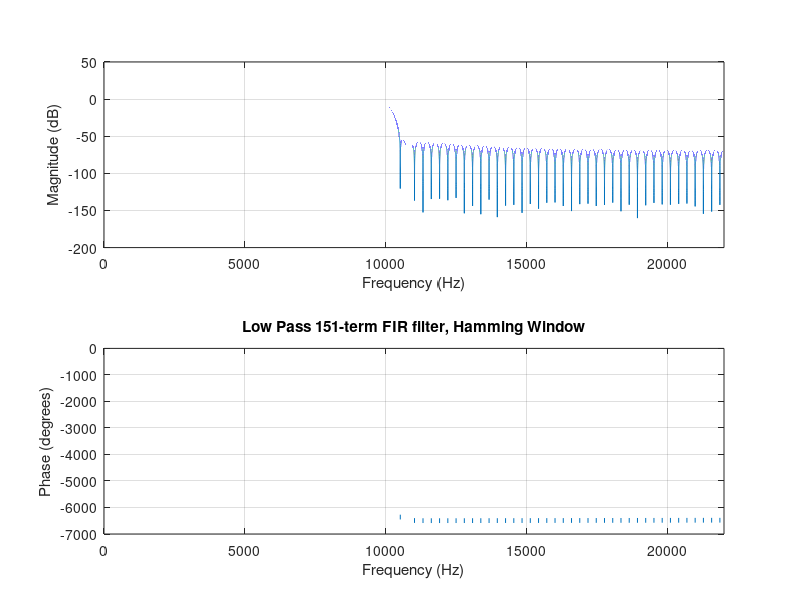

Source code (MATLAB):
%clear; close all;
%define the constant values
% Carson Holland, Collab with Kevin Seets------------------------
%Low Pass Filter Design

f_sample= 44000; %Fs = 44 kHz
delta_f = (11000-10000)/f_sample; %Normalized Frequency
N = 151; %151 Terms
N_terms = (N-1)/2;
f_pe = 10000;% Passband Edge
TW=5.98*N/f_sample; %Transition Width


f_cutoff =f_pe+TW/2; %Cutoff Frequency = Halfway between passband and stopband

OmegaL_cutoff = (2*pi*f_cutoff)/f_sample;

window = hamming(N); %window of choice
%wh = blackman(n);

h_0 = (OmegaL_cutoff)/pi; % Based on the lowpass filter, if n = 0
h = zeros(N_terms,1);

for iterator = -N_terms:N_terms
 iter = iterator + (N+1)/2;
 if(iterator == 0)
 h(iter) = h_0;
 
 else
 h(iter) = (sin(OmegaL_cutoff*iterator)/(pi*iterator))*window(iter); %Low Pass Equation

 end
end


figure
freqz(h,1,440000,f_sample);
title("Low Pass 151-term FIR filter, Hamming Window")
grid on